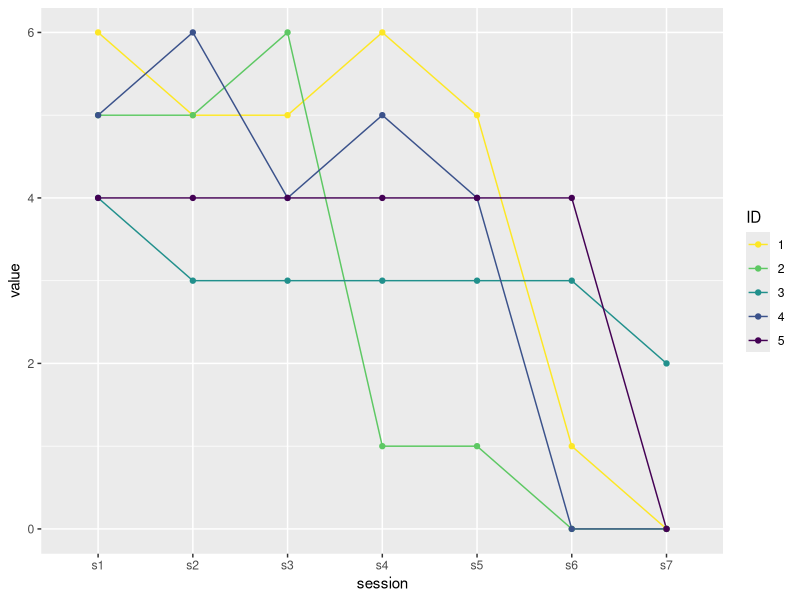
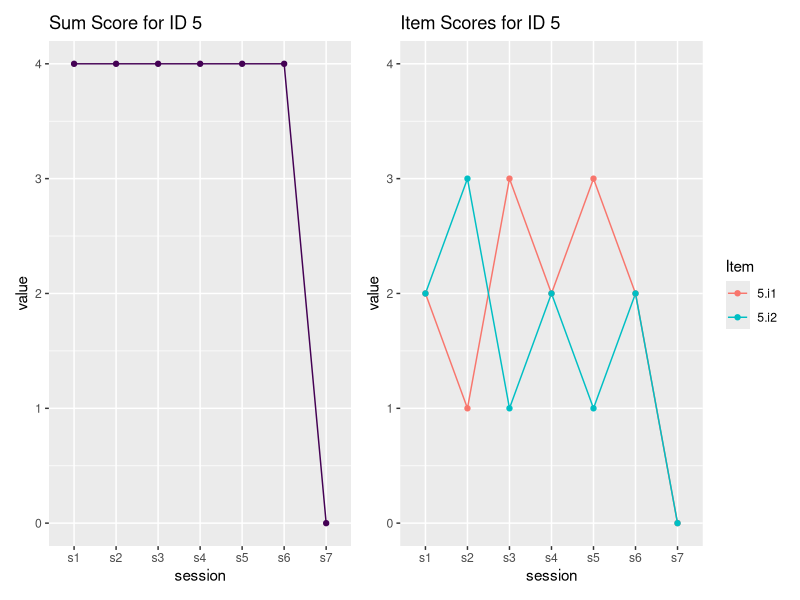

Write R code to recreate these figures, in order.
## ---- chunk 1
# Load packages ----
library(tidyverse)
library(patchwork)
## ---- chunk 2
# Create data ----
data <- tribble(~id,  ~n, ~x_s1_i1, ~x_s1_i2, ~x_s2_i1, ~x_s2_i2, ~x_s3_i1, ~x_s3_i2, ~x_s4_i1, ~x_s4_i2, ~x_s5_i1, ~x_s5_i2, ~x_s6_i1, ~x_s6_i2, ~x_s7_i1, ~x_s7_i2,
                  1,   5,        3,       3,        3,        2,        3,        2,        3,        3,        2,        3,        1,        0,        0,        0,
                  2,   3,        2,       3,        2,        3,        3,        3,        0,        1,        1,        0,        0,        0,        0,        0,
                  3,  NA,        1,       3,        1,        2,        1,        2,        1,        2,        2,        1,        1,        2,        1,        1,
                  4,   5,        3,       2,        3,        3,        3,        1,        3,        2,        2,        2,        0,        0,        0,        0,
                  5,   6,        2,       2,        1,        3,        3,        1,        2,        2,        3,        1,        2,        2,        0,        0)

data
## ---- chunk 3

# Create list of variable names
var_names_item <- c("x_s1_i1", "x_s1_i2", 
                    "x_s2_i1", "x_s2_i2", 
                    "x_s3_i1", "x_s3_i2", 
                    "x_s4_i1", "x_s4_i2", 
                    "x_s5_i1", "x_s5_i2", 
                    "x_s6_i1", "x_s6_i2", 
                    "x_s7_i1", "x_s7_i2")

data_sum <- data %>% 
  pivot_longer(cols = all_of(var_names_item), 
               names_to = c("measure", "session", "item"),
               names_pattern = "(.)_(.*)_(.*)") %>% 
  group_by(id, measure, session) %>% 
  mutate(sum = sum(value)) %>% 
  select(id, n, measure, session, sum) %>% 
  distinct() %>% 
  pivot_wider(names_from = c(measure, session), values_from = sum)

data_sum
## ---- chunk 4
var_names_sum <- paste0("x_s", 1:7)

data_sum %>%
  pivot_longer(all_of(var_names_sum),
               names_to = c("measure", "session"),
               names_pattern = "(.)_(.*)") %>% 
  ggplot(aes(x = session, y = value, group = factor(id), colour =factor(id))) +
  geom_line() +
  geom_point() +
  labs(colour = "ID") +
    scale_colour_viridis_d(direction = -1)


## ---- chunk 5

data_change_sum <- data_sum %>% 
  filter(n > 4) %>%
  pivot_longer(all_of(var_names_sum),
               names_to = c("measure", "session"),
               names_pattern = "(.)_(.*)") %>% 
  mutate(session = as.numeric(str_extract(session, "\\d+"))) %>% 
  group_by(id, measure) %>%
  slice(c(1:unique(n))) %>% 
  mutate(diff_abs = abs(value - lag(value))) %>% 
  mutate(lag_value = lag(value),
         diff_value = value - lag_value,
         freq_value_change = sum(diff(sign(diff_value)) != 0, na.rm = T),
         sum_value_change = sum(abs(diff_value), na.rm = T)) %>% 
  ungroup() %>%
  select(id, n, measure, freq_value_change, sum_value_change) %>%
  distinct()

data_change_sum
## ---- chunk 6

id5_sum <- data_sum %>%
  filter(id == 5) %>% 
  pivot_longer(all_of(var_names_sum),
               names_to = c("measure", "session"),
               names_pattern = "(.)_(.*)") %>% 
  ggplot(aes(x = session, y = value, group = factor(id), colour =factor(id))) +
  geom_line(colour = "#440154FF") +
  geom_point(colour = "#440154FF") +
  scale_y_continuous(limits = c(0,4)) +
  ggtitle("Sum Score for ID 5") +
  labs(colour = "ID")

id5_item <- data %>%
  filter(id == 5) %>% 
  pivot_longer(cols = all_of(var_names_item), 
               names_to = c("measure", "session", "item"),
               names_pattern = "(.)_(.*)_(.*)") %>% 
  ggplot(aes(x = session, y = value, group = interaction(id, item), colour = interaction(id, item))) +
  geom_line() +
  geom_point() +
  scale_y_continuous(limits = c(0,4)) +
  ggtitle("Item Scores for ID 5") +
  labs(colour = "Item") 

id5_sum + id5_item
## ---- chunk 7

data_change_item <- data %>% 
  filter(n > 4) %>%
  pivot_longer(cols = all_of(var_names_item), 
               names_to = c("measure", "session", "item"),
               names_pattern = "(.)_(.*)_(.*)") %>% 
  mutate(session = as.numeric(str_extract(session, "\\d+")),
         item = as.numeric(str_extract(item, "\\d+"))) %>% 
  group_by(id, measure, item) %>%
  slice(c(1:unique(n))) %>% 
  mutate(diff_abs = abs(value - lag(value))) %>% 
  mutate(lag_value = lag(value),
         diff_value = value - lag_value,
         freq_value_change = sum(diff(sign(diff_value)) != 0, na.rm = T),
                  sum_value_change = sum(abs(diff_value), na.rm = T)) %>% 
  ungroup() %>% 
  select(id, n, measure, item, freq_value_change, sum_value_change) %>% 
  distinct()

data_change_item
